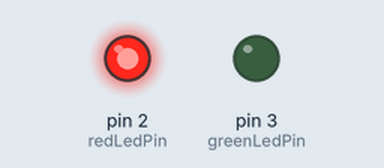
Bench run of a sketch on a simulated Arduino Uno, built with avr-gcc and run on an emulated ATmega328P. On the bench: output pins drawn as LEDs (lit = HIGH).

Above: at 1.0 s.
At 3.0 s:
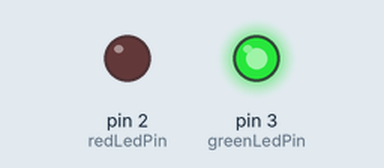
Timing chart, 0 to 5.2 s (numbered marks = the images above):
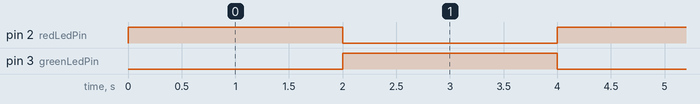

The sketch:

test.ino
```cpp
const int redLedPin = 2;    // Kırmızı LED için pin
const int greenLedPin = 3;  // Yeşil LED için pin

void setup() {
  pinMode(redLedPin, OUTPUT);   // Kırmızı LED pinini çıkış olarak ayarla
  pinMode(greenLedPin, OUTPUT); // Yeşil LED pinini çıkış olarak ayarla
}

void loop() {
  digitalWrite(redLedPin, HIGH);   // Kırmızı LED'i yak (sol kanat)
  digitalWrite(greenLedPin, LOW);  // Yeşil LED'i söndür (sağ kanat)
  delay(2000);                     // 2 saniye bekle

  digitalWrite(redLedPin, LOW);    // Kırmızı LED'i söndür
  digitalWrite(greenLedPin, HIGH); // Yeşil LED'i yak
  delay(2000);                     // 2 saniye bekle
}
```

Measured:
- by itself, pin 2 (redLedPin), pin 3 (greenLedPin): alternates HIGH for 2.0 s and LOW for 2.0 s
